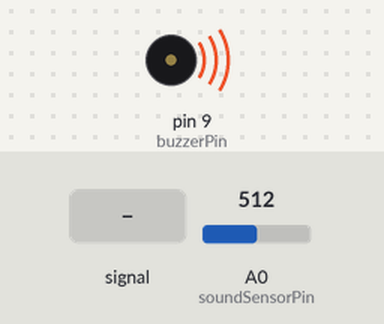
The sketch below on a simulated Arduino Uno, built with avr-gcc and run on an emulated ATmega328P. On the bench: buzzer (waves = sounding, pin HIGH). Inputs (shaded band) come from the test bench; at power-on: A0 (soundSensorPin) = 512.

Above: at 1.2 s.
1.3 s: A0 (soundSensorPin) fed a 200 Hz sine of ±81 counts around its level
At 3.9 s:
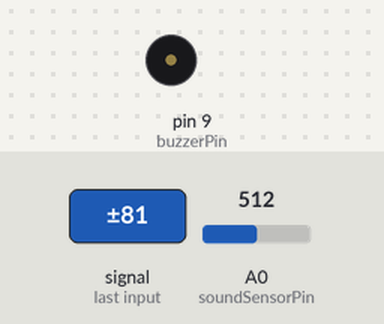
4.3 s: A0 (soundSensorPin) set to 490
At 5.5 s:
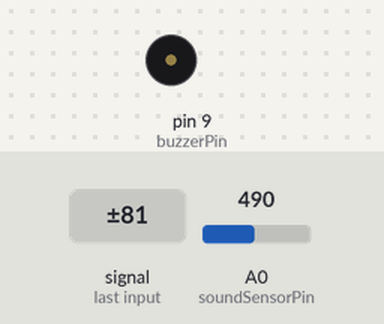
5.8 s: A0 (soundSensorPin) set to 510
At 6.8 s:
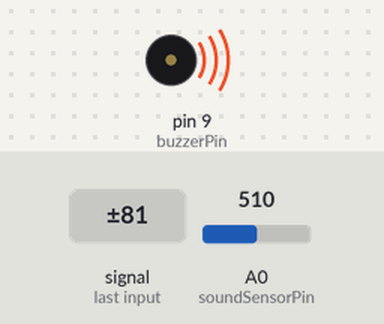
Timing chart, 0 to 8.8 s (numbered marks = the images above; inputs shaded):
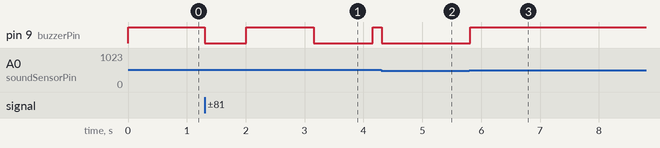

The sketch:

buzzerBlowsWhenNoiseGoesUp.ino
```cpp
const int soundSensorPin = A0;   // sound sensor is connected to analog pin A0
const int buzzerPin = 9;         // buzzer is connected to digital pin 9

void setup() {
  // set the buzzer pin as an output
  pinMode(buzzerPin, OUTPUT);
}

void loop() {
  // read the value from the sound sensor
  int soundSensorValue = analogRead(soundSensorPin);

  // if the value is above a certain threshold, turn on the buzzer
  if (soundSensorValue > 500) {
    digitalWrite(buzzerPin, HIGH);
  }
  // otherwise, turn off the buzzer
  else {
    digitalWrite(buzzerPin, LOW);
  }

  // delay for a short period of time
  delay(50);
}
```

Measured:
- the behaviour switches between 500 and 501 on A0 (soundSensorPin) (found by bisection; images 2 and 3)
- after the input at 1.3 s, pin 9 (buzzerPin): HIGH → LOW at once, → HIGH 0.70 s later, → LOW 1.2 s later, → HIGH 1.0 s later
- after the input at 4.3 s, pin 9 (buzzerPin): HIGH → LOW after 0.01 s instead of 1.0 s
- after the input at 5.8 s, pin 9 (buzzerPin): LOW → HIGH at once
